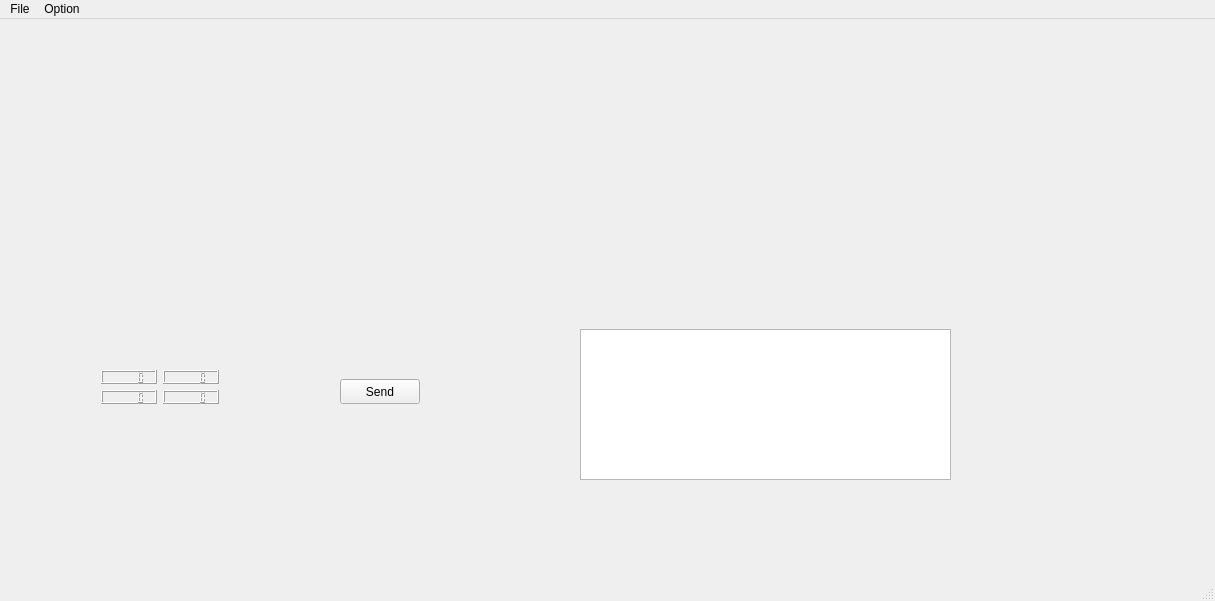
<?xml version="1.0" encoding="UTF-8"?>
<ui version="4.0">
 <class>MainWindow</class>
 <widget class="QMainWindow" name="MainWindow">
  <property name="geometry">
   <rect>
    <x>0</x>
    <y>0</y>
    <width>1215</width>
    <height>601</height>
   </rect>
  </property>
  <property name="maximumSize">
   <size>
    <width>16777215</width>
    <height>16777215</height>
   </size>
  </property>
  <property name="windowTitle">
   <string>Test_TCP</string>
  </property>
  <property name="unifiedTitleAndToolBarOnMac">
   <bool>false</bool>
  </property>
  <widget class="QWidget" name="centralWidget">
   <widget class="QCustomPlot" name="plot" native="true">
    <property name="geometry">
     <rect>
      <x>9</x>
      <y>9</y>
      <width>1197</width>
      <height>268</height>
     </rect>
    </property>
   </widget>
   <widget class="QPlainTextEdit" name="plainTextEdit">
    <property name="geometry">
     <rect>
      <x>580</x>
      <y>310</y>
      <width>371</width>
      <height>151</height>
     </rect>
    </property>
   </widget>
   <widget class="QPushButton" name="pushButton">
    <property name="geometry">
     <rect>
      <x>340</x>
      <y>360</y>
      <width>80</width>
      <height>25</height>
     </rect>
    </property>
    <property name="text">
     <string>Send</string>
    </property>
   </widget>
   <widget class="QWidget" name="layoutWidget">
    <property name="geometry">
     <rect>
      <x>90</x>
      <y>340</y>
      <width>140</width>
      <height>56</height>
     </rect>
    </property>
    <layout class="QHBoxLayout" name="horizontalLayout">
     <item>
      <layout class="QVBoxLayout" name="verticalLayout">
       <item>
        <widget class="QLCDNumber" name="lcdNumber">
         <property name="autoFillBackground">
          <bool>true</bool>
         </property>
        </widget>
       </item>
       <item>
        <widget class="QLCDNumber" name="lcdNumber_3">
         <property name="autoFillBackground">
          <bool>true</bool>
         </property>
        </widget>
       </item>
      </layout>
     </item>
     <item>
      <layout class="QVBoxLayout" name="verticalLayout_2">
       <item>
        <widget class="QLCDNumber" name="lcdNumber_2">
         <property name="autoFillBackground">
          <bool>true</bool>
         </property>
        </widget>
       </item>
       <item>
        <widget class="QLCDNumber" name="lcdNumber_4">
         <property name="autoFillBackground">
          <bool>true</bool>
         </property>
        </widget>
       </item>
      </layout>
     </item>
    </layout>
   </widget>
  </widget>
  <widget class="QStatusBar" name="statusBar"/>
  <widget class="QMenuBar" name="menuBar">
   <property name="geometry">
    <rect>
     <x>0</x>
     <y>0</y>
     <width>1215</width>
     <height>25</height>
    </rect>
   </property>
   <widget class="QMenu" name="menus">
    <property name="title">
     <string>Option</string>
    </property>
    <widget class="QMenu" name="menuCommunication">
     <property name="geometry">
      <rect>
       <x>2405</x>
       <y>99</y>
       <width>136</width>
       <height>138</height>
      </rect>
     </property>
     <property name="title">
      <string>Communication</string>
     </property>
     <widget class="QMenu" name="menuDevice_2">
      <property name="title">
       <string>Device 2</string>
      </property>
      <addaction name="actionMODBUS_TCP"/>
     </widget>
     <widget class="QMenu" name="menuDevice_3">
      <property name="enabled">
       <bool>false</bool>
      </property>
      <property name="tearOffEnabled">
       <bool>false</bool>
      </property>
      <property name="title">
       <string>Device 3</string>
      </property>
      <addaction name="actionMODBUS_TCP_3"/>
     </widget>
     <widget class="QMenu" name="menuDevice_4">
      <property name="title">
       <string>Device 4</string>
      </property>
      <addaction name="actionMODBUS_RTU"/>
     </widget>
     <addaction name="actionDevice1"/>
     <addaction name="menuDevice_2"/>
     <addaction name="menuDevice_3"/>
     <addaction name="menuDevice_4"/>
    </widget>
    <addaction name="menuCommunication"/>
   </widget>
   <widget class="QMenu" name="menuFile">
    <property name="title">
     <string>File</string>
    </property>
    <addaction name="actionNew"/>
    <addaction name="actionOpen_File"/>
    <addaction name="actionSave"/>
    <addaction name="actionSave_As"/>
    <addaction name="actionPrint"/>
   </widget>
   <addaction name="menuFile"/>
   <addaction name="menus"/>
  </widget>
  <action name="actionDevice1">
   <property name="text">
    <string>Device 1</string>
   </property>
  </action>
  <action name="actionMODBUS_TCP">
   <property name="checkable">
    <bool>true</bool>
   </property>
   <property name="text">
    <string>MODBUS TCP 2</string>
   </property>
  </action>
  <action name="actionMODBUS_TCP_3">
   <property name="text">
    <string>MODBUS TCP 3</string>
   </property>
  </action>
  <action name="actionMODBUS_RTU">
   <property name="checkable">
    <bool>true</bool>
   </property>
   <property name="text">
    <string>MODBUS RTU</string>
   </property>
  </action>
  <action name="actionOpen_File">
   <property name="text">
    <string>Open File</string>
   </property>
  </action>
  <action name="actionNew">
   <property name="text">
    <string>New</string>
   </property>
  </action>
  <action name="actionSave">
   <property name="text">
    <string>Save</string>
   </property>
  </action>
  <action name="actionSave_As">
   <property name="text">
    <string>Save As..</string>
   </property>
  </action>
  <action name="actionPrint">
   <property name="text">
    <string>Print</string>
   </property>
  </action>
 </widget>
 <layoutdefault spacing="6" margin="11"/>
 <customwidgets>
  <customwidget>
   <class>QCustomPlot</class>
   <extends>QWidget</extends>
   <header>qcustomplot.h</header>
   <container>1</container>
  </customwidget>
 </customwidgets>
 <resources/>
 <connections/>
</ui>
